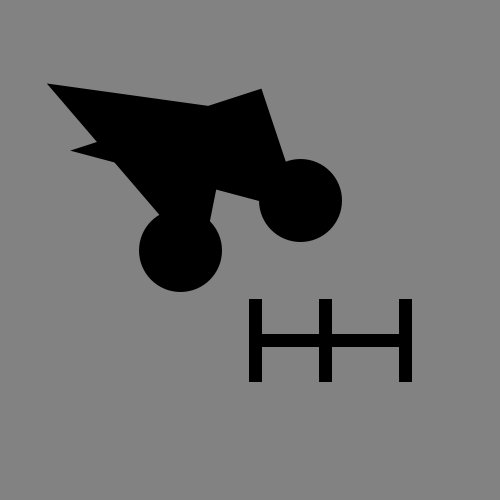
Frame 1 (no input)
Frame 60 (the mouse pressed at the canvas centre just before this capture): identical to frame 1, image omitted
Frame 120 (the mouse held since frame 60 and released just before this capture): identical to frame 1, image omitted

The Processing sketch that drew this single still picture (run headless with seeded random() and noise(); from frame 60 on, the mouse is pressed at the canvas centre):

// Processing sketch: processing_53576
// ── processing_53576.pde

//REPRESENETATIONAL
//MILTON SUKHABUT, EvilandCute face, PS_2

void setup(){
  size(500,500);
  smooth();
}

void draw (){
    background(130);
    fill(0);
    strokeWeight(3);
    
    triangle(200, 260, 230, 110, 50, 85);
    fill(0);
    ellipse(300,200,80,80);
    ellipse(180,250,80,80);
   
    fill(0);
    triangle(75, 150, 300, 210, 260, 90); 
   
     
    
    rect(250, 335, 80, 10);
    rect(250, 300, 10, 80);
    rect(320, 300, 10, 80);
    rect(320, 335, 80, 10);
    rect(400, 300, 10, 80);
      

    
    
}
  
